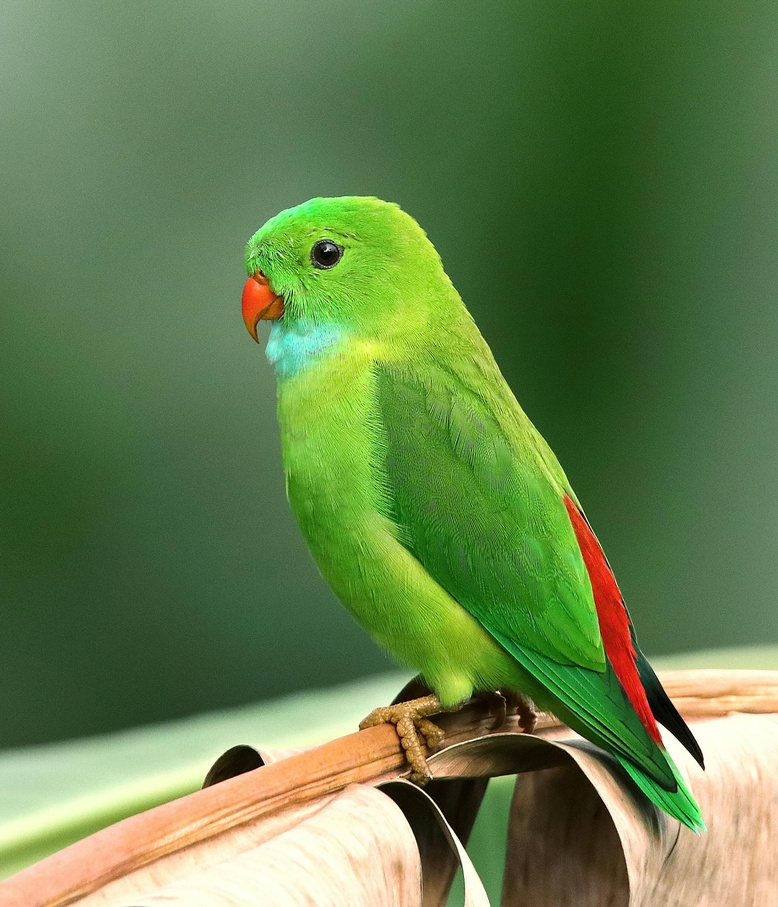
#> input picture Image Processing/photos/bird.jpg, 778 x 907 px, shrunk from 2250 x 2625 before the run, found by its file name
$ python Prewitt_filters.py
#> lines starting #> are read from the running program, lines starting #| are printed output that depends on the picture
# This is the Prewitt filters implementation
import cv2 as cv
import matplotlib.pyplot as plt
import numpy as np


def prewitt_filter(image_path):
#> called with image_path = 'photos/bird.jpg'
    gray_image = cv.imread(image_path, cv.IMREAD_GRAYSCALE)
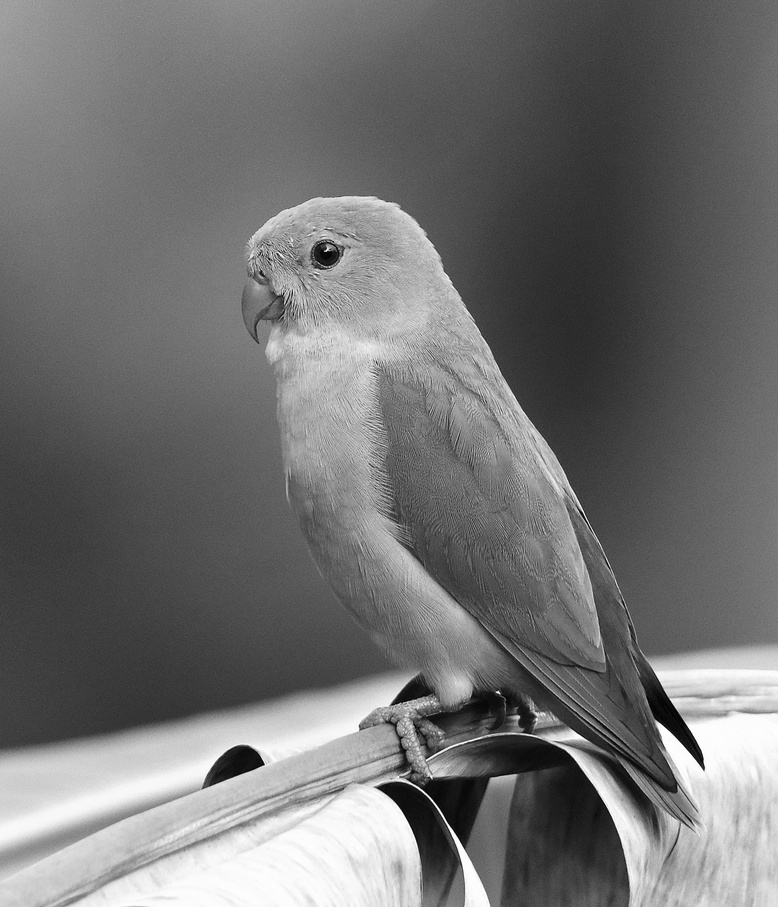
#> gray_image: shape (907, 778); min 0, max 255, mean 113.4

    # Define Prewitt Kernels
    prewitt_x = np.array([[1, 0, -1], [1, 0, -1], [1, 0, -1]], dtype=int)
    prewitt_y = np.array([[-1, -1, -1], [0, 0, 0], [1, 1, 1]], dtype=int)

    # Apply Prewitt Filter
    grad_x = cv.filter2D(gray_image, -1, prewitt_x)
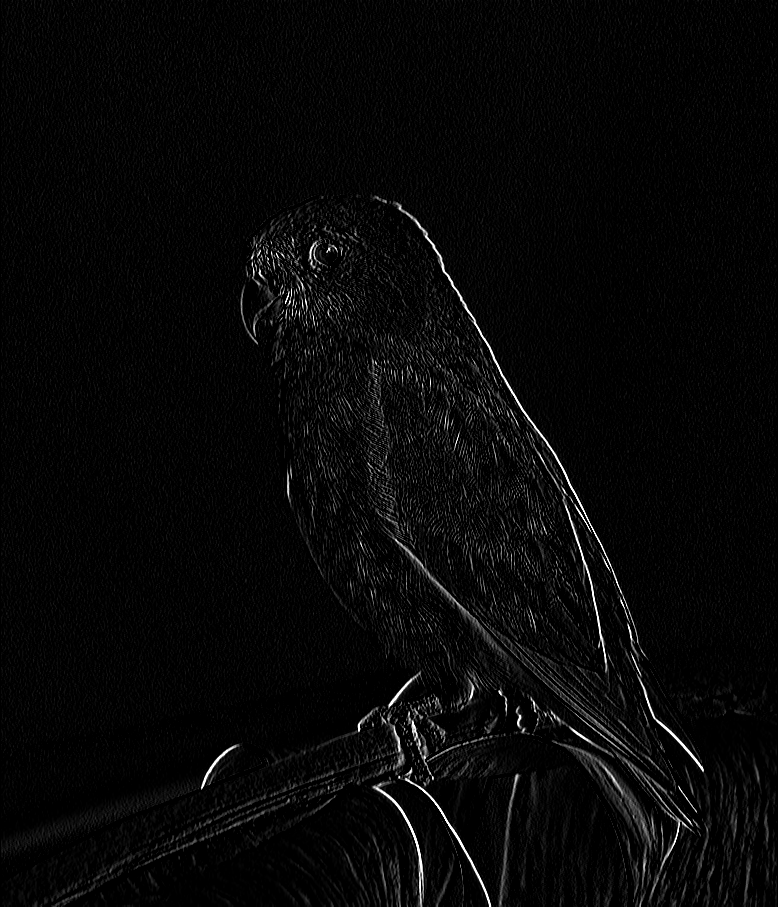
#> grad_x: shape (907, 778); min 0, max 255, mean 7.6
    grad_y = cv.filter2D(gray_image, -1, prewitt_y)
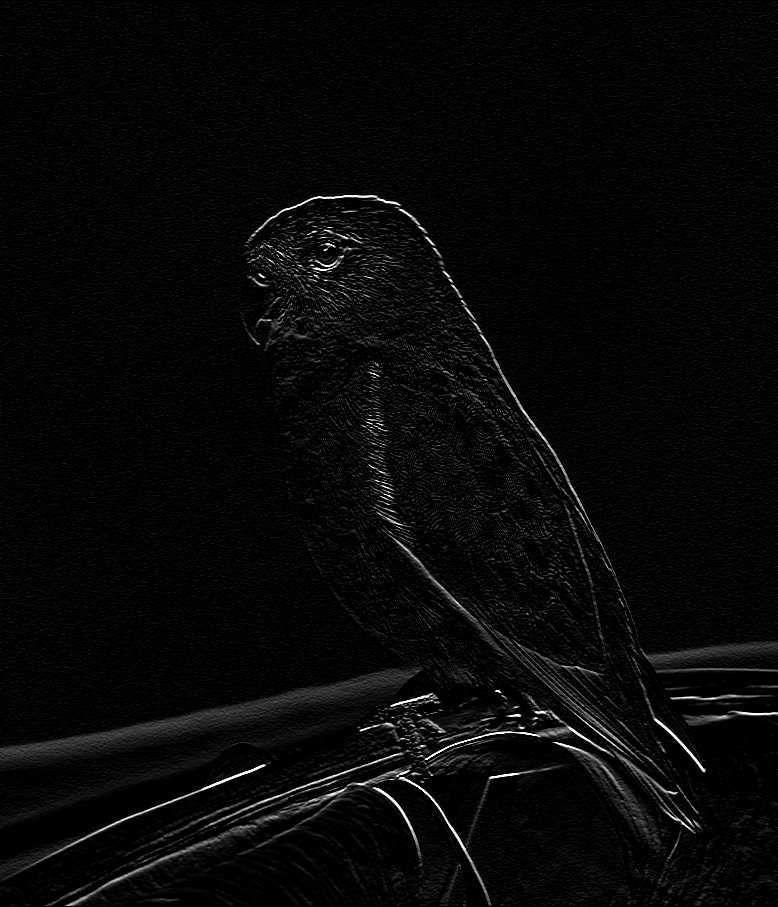
#> grad_y: shape (907, 778); min 0, max 255, mean 7.8

    # Combine Gradients
    gradient = cv.addWeighted(grad_x, 0.5, grad_y, 0.5, 0)
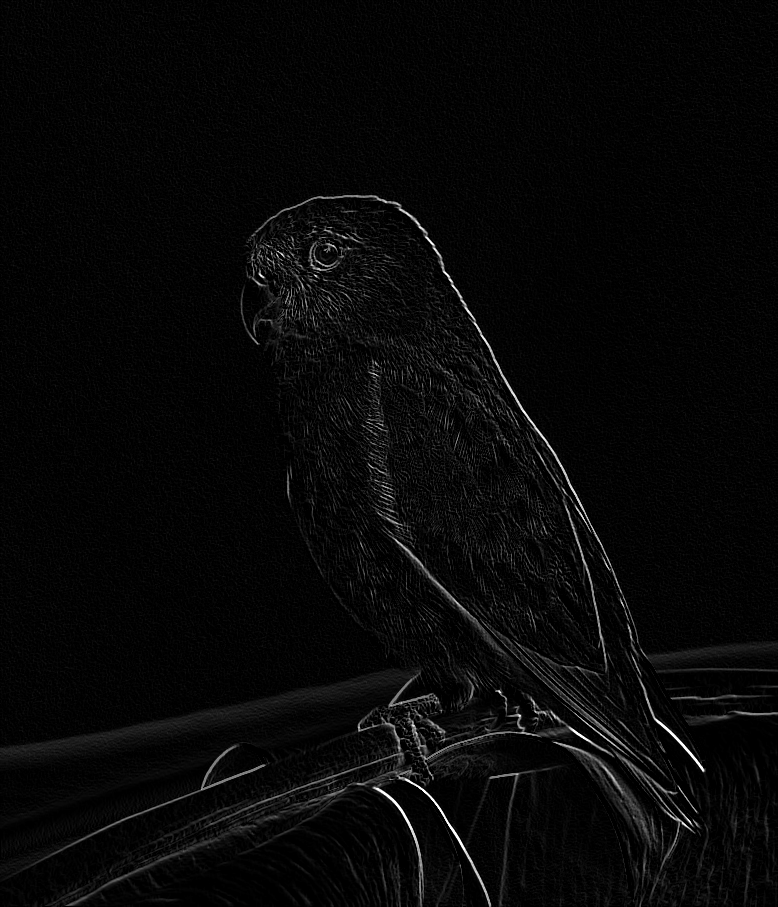
#> gradient: shape (907, 778); min 0, max 255, mean 7.7

    return gray_image, gradient

image_path = 'photos/bird.jpg'

gray_image, gradient = prewitt_filter(image_path)

fig, axes = plt.subplots(1, 2, figsize=(12, 6))
axes[0].imshow(gray_image, cmap='gray')
axes[0].set_title("Original Image")
axes[0].axis("off")
axes[1].imshow(gradient, cmap='gray')
axes[1].set_title("Prewitt Filtered Image")
axes[1].axis("off")
plt.show()

$ run again, with Image Processing/photos/11.jpg copied over Image Processing/photos/bird.jpg
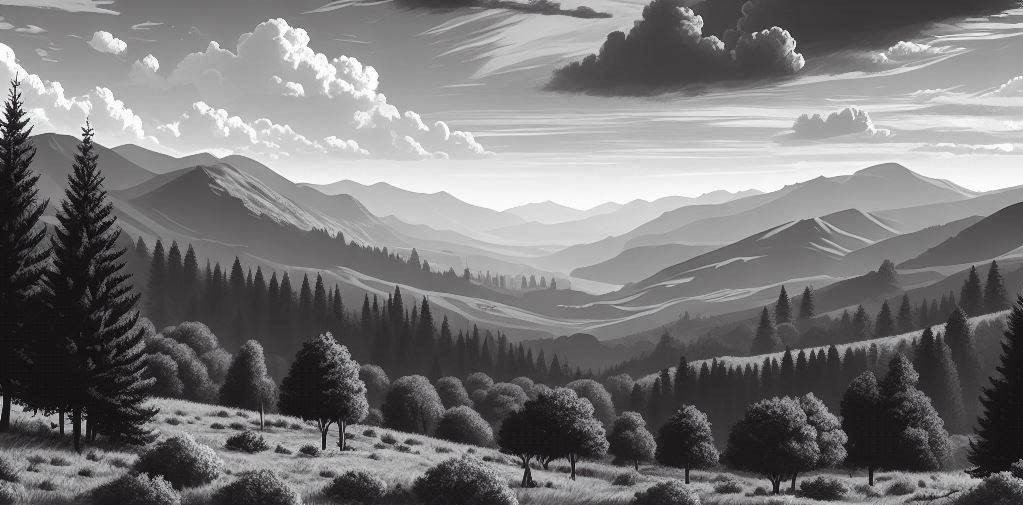
#> input picture Image Processing/photos/11.jpg, 1023 x 505 px, found by its file name
#> in prewitt_filter, `gradient = cv.addWeighted(grad_x, 0.5, grad_y, 0.5, 0)`:
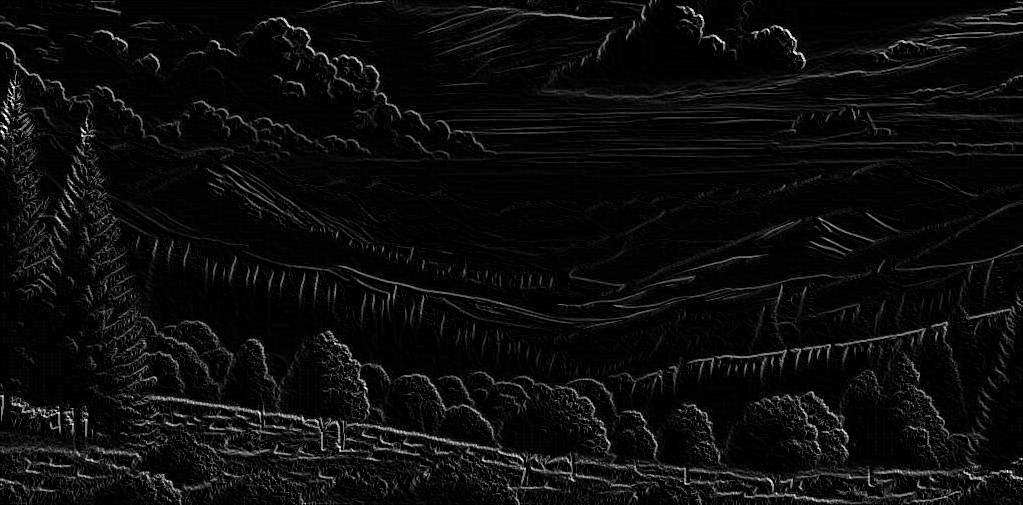
#> gradient: shape (505, 1023); min 0, max 255, mean 12.2
#> `plt.show()`:
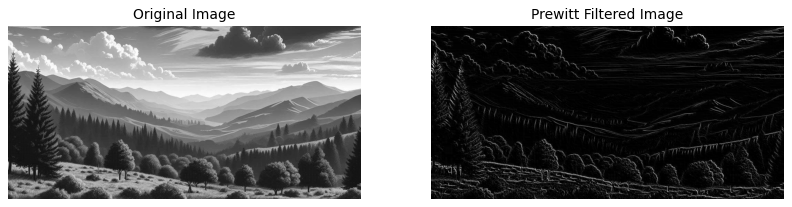
#> figure drawn by matplotlib, 2 panels

$ run again, with Image Processing/photos/3.jpg copied over Image Processing/photos/bird.jpg
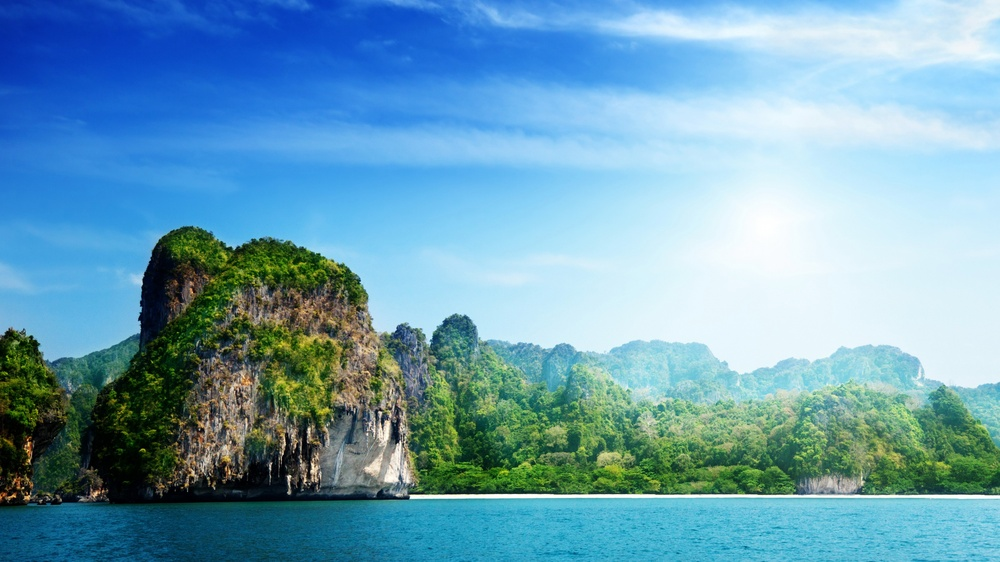
#> input picture Image Processing/photos/3.jpg, 1000 x 562 px, shrunk from 3840 x 2160 before the run, found by its file name
#> in prewitt_filter, `gray_image = cv.imread(image_path, cv.IMREAD_GRAYSCALE)`:
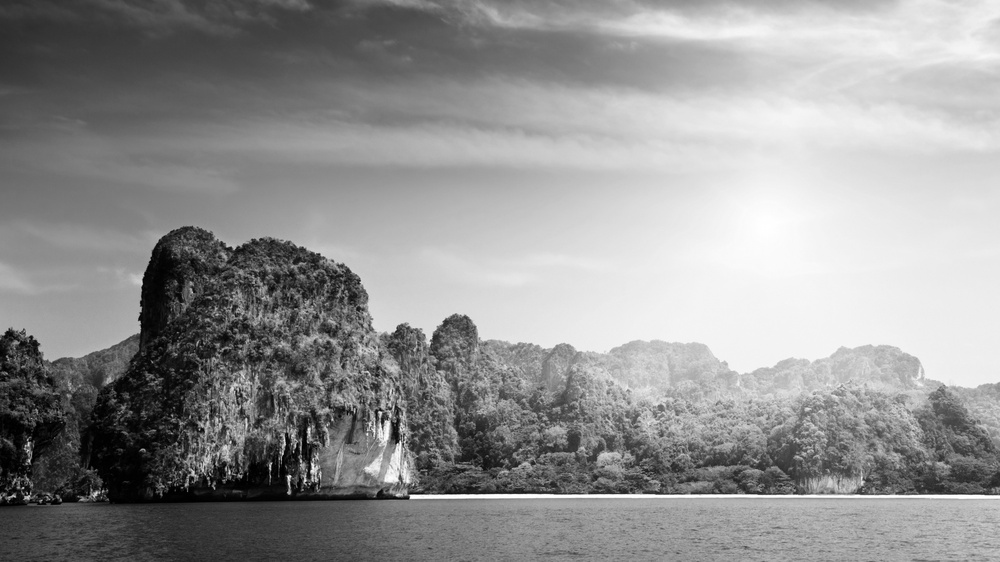
#> gray_image: shape (562, 1000); min 0, max 255, mean 146.8
#> in prewitt_filter, `gradient = cv.addWeighted(grad_x, 0.5, grad_y, 0.5, 0)`:
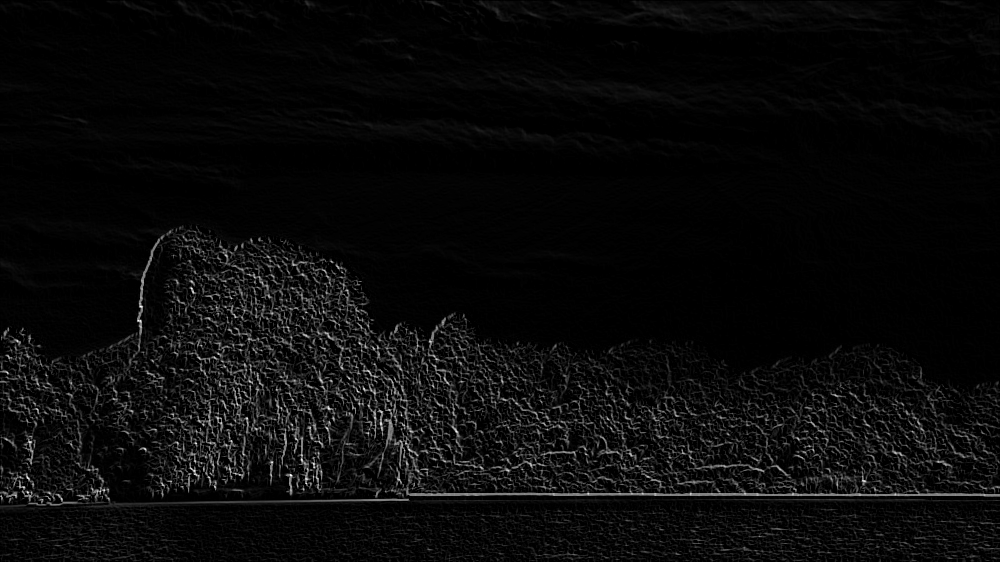
#> gradient: shape (562, 1000); min 0, max 255, mean 10
